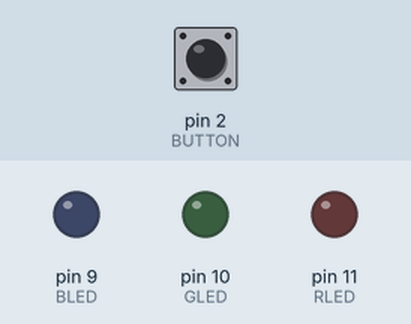
Simulated run of this sketch. Board: Arduino Uno, built with avr-gcc and run on an emulated ATmega328P. Shown: output pins drawn as LEDs (lit = HIGH). Dashed ring = blinking. The test bench sets the inputs (shaded band); at power-on: pin 2 (BUTTON) LOW.

Above: at 1.2 s.
1.3 s: pin 2 (BUTTON) pulled HIGH for 0.15 s
At 1.7 s:
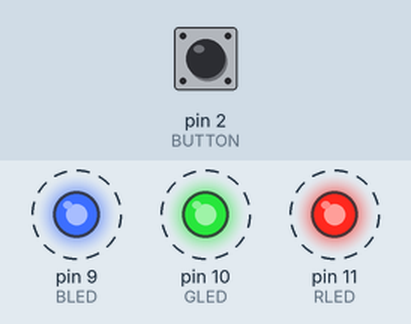
4.4 s: pin 2 (BUTTON) pulled HIGH for 1 s
At 5.0 s:
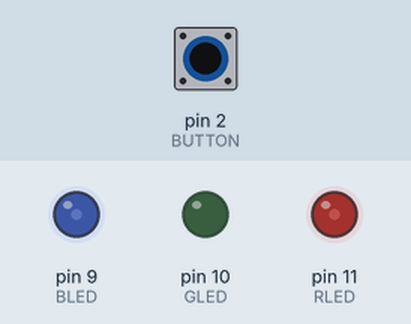
7.4 s: pin 2 (BUTTON) pulled HIGH for 0.15 s
10.4 s: pin 2 (BUTTON) pulled HIGH for 3.2 s
At 13.7 s:
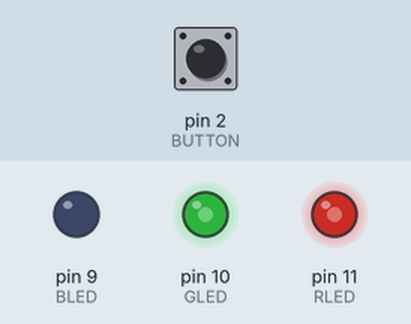
Timing chart, 0 to 16.8 s (numbered marks = the images above; inputs shaded):
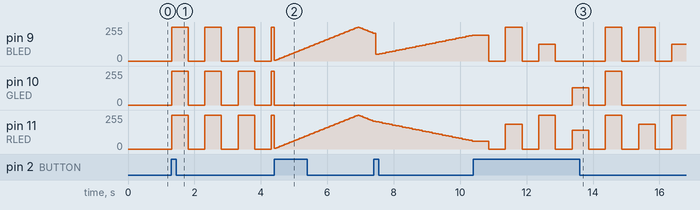

The sketch:

Lab1Part4.ino
```cpp
const int RLED=11;
const int GLED=10;
const int BLED=9;
const int BUTTON=2;
int ledState = LOW;


boolean lastButton = LOW;
boolean currentButton = LOW;
int ledMode = 0;
unsigned long previousMillis = 0;
const long Whiteinterval = 500;
const long Purpleinterval = 50;
const long Redinterval = 100;
int fadeValue = 0;
int fadeIncrement = 5;
int TacoBell = 0;

void setup()
{
pinMode(RLED, OUTPUT);
pinMode(GLED, OUTPUT);
pinMode(BLED, OUTPUT);
pinMode(BUTTON, INPUT);
}

boolean debounce(boolean last)
{
  boolean current = digitalRead(BUTTON);
  if (last != current)
  {
    delay(10);
    current = digitalRead(BUTTON);
  }
  return current;
}

void setMode(int mode)
{
  //off
  if (mode==0)
  {
    digitalWrite(RLED, LOW);
    digitalWrite(GLED, LOW);
    digitalWrite(BLED, LOW);
  }
  //white blinks
  else if (mode==1)
  {
    unsigned long currentMillis = millis();

    if ((currentMillis - previousMillis) > Whiteinterval)
      {
        previousMillis = currentMillis;
        ledState = !ledState;
        digitalWrite(RLED, ledState);
        digitalWrite(GLED, ledState);
        digitalWrite(BLED, ledState);
      }
  }
  //purple fade on and off
  else if (mode == 2)
  {
    unsigned long currentMillis = millis();

    if (currentMillis - previousMillis >= Purpleinterval)
    {
      previousMillis = currentMillis;

      fadeValue += fadeIncrement;

      if (fadeValue <= 0 || fadeValue >= 255)
      {
        fadeIncrement = -fadeIncrement;
      }

      analogWrite(RLED, fadeValue);
      analogWrite(GLED, 0);
      analogWrite(BLED, fadeValue);
    }
  }

  //fades red to blue and repeats
  else if (mode == 3)
  {
    unsigned long currentMillis = millis();

    if (currentMillis - previousMillis >= Redinterval)
      {
      previousMillis = currentMillis;

      fadeValue += fadeIncrement;

      if (fadeValue <= 0 || fadeValue >= 255)
      {
        fadeIncrement = -fadeIncrement;
      }

      analogWrite(RLED, fadeValue);
      analogWrite(GLED, 0);
      analogWrite(BLED, 255 - fadeValue);
      }
  }

  //code taco bell
  else if (mode == 4)
  {
    unsigned long currentMillis = millis();

    if (currentMillis - previousMillis > Whiteinterval) //uses same interval as the white blink state
    {
      previousMillis = currentMillis;
      ledState = !ledState;

      //uses different color states from the taco bell logo
      if (ledState == HIGH)
      {
        if (TacoBell == 0)
        {
          analogWrite(RLED, 185);   // purple and blue
          analogWrite(GLED, 0);
          analogWrite(BLED, 255);
        }
        else if (TacoBell == 1)
          {
            analogWrite(RLED, 255);  // pink
            analogWrite(GLED, 0);
            analogWrite(BLED, 125);
          }
          else if (TacoBell == 2)
          {
            analogWrite(RLED, 139);  // yellow
            analogWrite(GLED, 128);
            analogWrite(BLED, 0);
          }
          else if (TacoBell == 3)
          {
            analogWrite(RLED, 255); //white
            analogWrite(GLED, 255);
            analogWrite(BLED, 255);
          }

          TacoBell++;
          if (TacoBell > 3) TacoBell = 0;
      }
      else
      {
        analogWrite(RLED, 0);
        analogWrite(GLED, 0);
        analogWrite(BLED, 0);
      }
    }
  }
}
void loop()
{
  currentButton = debounce(lastButton);
  if (lastButton == LOW && currentButton == HIGH)
  {
    ledMode++;
  }
  lastButton = currentButton;
  if (ledMode == 5) ledMode = 0;
  setMode(ledMode);
}
```

Measured:
- after the input at 1.3 s, pin 9 (BLED), pin 10 (GLED), pin 11 (RLED): alternates 255/255 for 0.50 s and 0/255 for 0.50 s, starting at once
- after the input at 10.4 s, pin 10 (GLED): 0/255 → 128/255 after 3.0 s, → 0/255 0.50 s later, → 255/255 0.50 s later, → 0/255 0.50 s later
